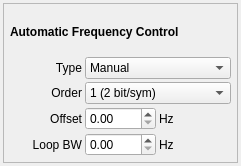
<?xml version="1.0" encoding="UTF-8"?>
<ui version="4.0">
 <class>AfcControl</class>
 <widget class="QWidget" name="AfcControl">
  <property name="geometry">
   <rect>
    <x>0</x>
    <y>0</y>
    <width>241</width>
    <height>166</height>
   </rect>
  </property>
  <property name="windowTitle">
   <string>Form</string>
  </property>
  <layout class="QGridLayout" name="gridLayout">
   <property name="leftMargin">
    <number>3</number>
   </property>
   <property name="topMargin">
    <number>3</number>
   </property>
   <property name="rightMargin">
    <number>3</number>
   </property>
   <property name="bottomMargin">
    <number>3</number>
   </property>
   <property name="spacing">
    <number>0</number>
   </property>
   <item row="0" column="0">
    <widget class="QFrame" name="frame">
     <property name="frameShape">
      <enum>QFrame::StyledPanel</enum>
     </property>
     <property name="frameShadow">
      <enum>QFrame::Raised</enum>
     </property>
     <layout class="QGridLayout" name="gridLayout_2">
      <property name="leftMargin">
       <number>6</number>
      </property>
      <property name="topMargin">
       <number>6</number>
      </property>
      <property name="rightMargin">
       <number>6</number>
      </property>
      <property name="bottomMargin">
       <number>6</number>
      </property>
      <property name="spacing">
       <number>3</number>
      </property>
      <item row="4" column="2">
       <widget class="QLabel" name="label_6">
        <property name="text">
         <string>Hz</string>
        </property>
       </widget>
      </item>
      <item row="3" column="0">
       <widget class="QLabel" name="label_3">
        <property name="text">
         <string>Offset</string>
        </property>
        <property name="alignment">
         <set>Qt::AlignRight|Qt::AlignTrailing|Qt::AlignVCenter</set>
        </property>
       </widget>
      </item>
      <item row="4" column="1">
       <widget class="QDoubleSpinBox" name="bwSpin"/>
      </item>
      <item row="1" column="0">
       <widget class="QLabel" name="label">
        <property name="text">
         <string>Type</string>
        </property>
        <property name="alignment">
         <set>Qt::AlignRight|Qt::AlignTrailing|Qt::AlignVCenter</set>
        </property>
       </widget>
      </item>
      <item row="3" column="2">
       <widget class="QLabel" name="label_5">
        <property name="text">
         <string>Hz</string>
        </property>
       </widget>
      </item>
      <item row="4" column="0">
       <widget class="QLabel" name="label_4">
        <property name="text">
         <string>Loop BW</string>
        </property>
        <property name="alignment">
         <set>Qt::AlignRight|Qt::AlignTrailing|Qt::AlignVCenter</set>
        </property>
       </widget>
      </item>
      <item row="1" column="1" colspan="2">
       <widget class="QComboBox" name="typeCombo">
        <item>
         <property name="text">
          <string>Manual</string>
         </property>
        </item>
        <item>
         <property name="text">
          <string>Costas/BPSK</string>
         </property>
        </item>
        <item>
         <property name="text">
          <string>Costas/QPSK</string>
         </property>
        </item>
        <item>
         <property name="text">
          <string>Costas/8PSK</string>
         </property>
        </item>
       </widget>
      </item>
      <item row="2" column="1" colspan="2">
       <widget class="QComboBox" name="orderCombo">
        <item>
         <property name="text">
          <string>1 (2 bit/sym)</string>
         </property>
        </item>
        <item>
         <property name="text">
          <string>2 (4 bit/sym)</string>
         </property>
        </item>
        <item>
         <property name="text">
          <string>3 (8 bit/sym)</string>
         </property>
        </item>
       </widget>
      </item>
      <item row="2" column="0">
       <widget class="QLabel" name="label_2">
        <property name="text">
         <string>Order</string>
        </property>
        <property name="alignment">
         <set>Qt::AlignRight|Qt::AlignTrailing|Qt::AlignVCenter</set>
        </property>
       </widget>
      </item>
      <item row="3" column="1">
       <widget class="QDoubleSpinBox" name="offsetSpin"/>
      </item>
      <item row="0" column="0" colspan="3">
       <widget class="QLabel" name="label_7">
        <property name="text">
         <string>&lt;b&gt;Automatic Frequency Control&lt;/b&gt;</string>
        </property>
        <property name="textFormat">
         <enum>Qt::RichText</enum>
        </property>
       </widget>
      </item>
     </layout>
    </widget>
   </item>
  </layout>
 </widget>
 <resources/>
 <connections/>
</ui>
